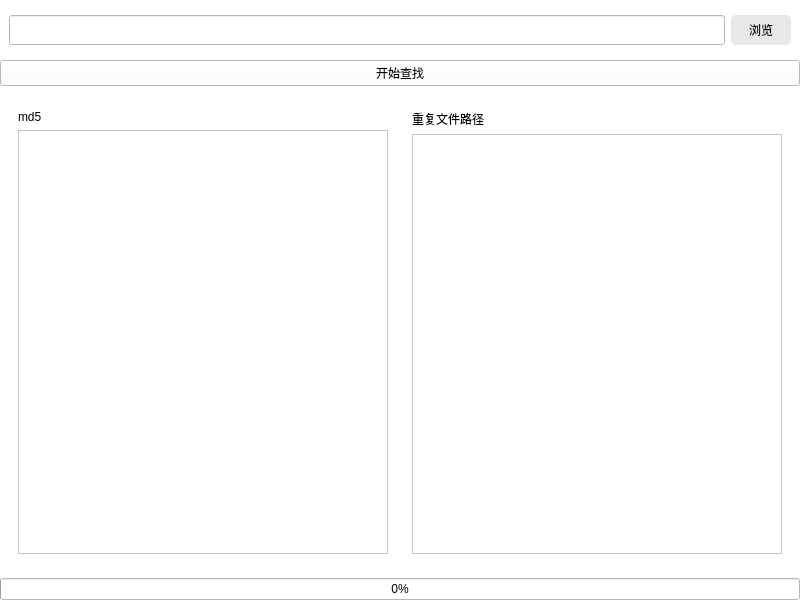
<?xml version="1.0" encoding="UTF-8"?>
<ui version="4.0">
 <class>Widget</class>
 <widget class="QWidget" name="Widget">
  <property name="geometry">
   <rect>
    <x>0</x>
    <y>0</y>
    <width>800</width>
    <height>600</height>
   </rect>
  </property>
  <property name="windowTitle">
   <string>Widget</string>
  </property>
  <layout class="QVBoxLayout" name="vlayout">
   <property name="leftMargin">
    <number>0</number>
   </property>
   <property name="topMargin">
    <number>0</number>
   </property>
   <property name="rightMargin">
    <number>0</number>
   </property>
   <property name="bottomMargin">
    <number>0</number>
   </property>
   <item>
    <widget class="QWidget" name="window" native="true">
     <property name="styleSheet">
      <string notr="true">background-color: rgb(255, 255, 255);</string>
     </property>
     <layout class="QVBoxLayout" name="window_layout">
      <property name="spacing">
       <number>6</number>
      </property>
      <property name="leftMargin">
       <number>0</number>
      </property>
      <property name="topMargin">
       <number>0</number>
      </property>
      <property name="rightMargin">
       <number>0</number>
      </property>
      <property name="bottomMargin">
       <number>0</number>
      </property>
      <item>
       <widget class="QWidget" name="content" native="true">
        <property name="sizePolicy">
         <sizepolicy hsizetype="Preferred" vsizetype="Expanding">
          <horstretch>0</horstretch>
          <verstretch>0</verstretch>
         </sizepolicy>
        </property>
        <property name="styleSheet">
         <string notr="true">#content{
	border-radius:5;
}</string>
        </property>
        <layout class="QVBoxLayout" name="verticalLayout">
         <property name="leftMargin">
          <number>0</number>
         </property>
         <property name="topMargin">
          <number>0</number>
         </property>
         <property name="rightMargin">
          <number>0</number>
         </property>
         <property name="bottomMargin">
          <number>0</number>
         </property>
         <item>
          <widget class="myHead" name="head" native="true">
           <property name="sizePolicy">
            <sizepolicy hsizetype="Preferred" vsizetype="Fixed">
             <horstretch>0</horstretch>
             <verstretch>0</verstretch>
            </sizepolicy>
           </property>
          </widget>
         </item>
         <item>
          <widget class="QWidget" name="widget" native="true">
           <property name="sizePolicy">
            <sizepolicy hsizetype="Preferred" vsizetype="Fixed">
             <horstretch>0</horstretch>
             <verstretch>0</verstretch>
            </sizepolicy>
           </property>
           <layout class="QHBoxLayout" name="horizontalLayout_2">
            <item>
             <widget class="QLineEdit" name="filePath">
              <property name="minimumSize">
               <size>
                <width>0</width>
                <height>30</height>
               </size>
              </property>
             </widget>
            </item>
            <item>
             <widget class="QPushButton" name="btnScan">
              <property name="minimumSize">
               <size>
                <width>0</width>
                <height>30</height>
               </size>
              </property>
              <property name="styleSheet">
               <string notr="true">#btnScan{
	border-radius:5px;
	background-color: rgb(232, 232, 232);
	width:60px;
	height:30px;
}
#btnScan:hover{
	background-color: rgb(213, 213, 213);
}</string>
              </property>
              <property name="text">
               <string>浏览</string>
              </property>
             </widget>
            </item>
           </layout>
          </widget>
         </item>
         <item>
          <widget class="QPushButton" name="pushButton">
           <property name="styleSheet">
            <string notr="true"/>
           </property>
           <property name="text">
            <string>开始查找</string>
           </property>
          </widget>
         </item>
         <item>
          <widget class="QWidget" name="showContent" native="true">
           <layout class="QHBoxLayout" name="horizontalLayout">
            <item>
             <widget class="QWidget" name="widget_3" native="true">
              <layout class="QVBoxLayout" name="verticalLayout_2">
               <item>
                <widget class="QLabel" name="label">
                 <property name="text">
                  <string>md5</string>
                 </property>
                </widget>
               </item>
               <item>
                <widget class="QListWidget" name="md5Widget"/>
               </item>
              </layout>
             </widget>
            </item>
            <item>
             <widget class="QWidget" name="widget_4" native="true">
              <layout class="QVBoxLayout" name="verticalLayout_3">
               <item>
                <widget class="QLabel" name="label_2">
                 <property name="text">
                  <string>重复文件路径</string>
                 </property>
                </widget>
               </item>
               <item>
                <widget class="QListWidget" name="pathWidget"/>
               </item>
              </layout>
             </widget>
            </item>
           </layout>
          </widget>
         </item>
         <item>
          <widget class="QProgressBar" name="progressBar">
           <property name="value">
            <number>0</number>
           </property>
          </widget>
         </item>
        </layout>
       </widget>
      </item>
     </layout>
    </widget>
   </item>
  </layout>
 </widget>
 <customwidgets>
  <customwidget>
   <class>myHead</class>
   <extends>QWidget</extends>
   <header location="global">myhead.h</header>
   <container>1</container>
  </customwidget>
 </customwidgets>
 <resources/>
 <connections/>
</ui>
